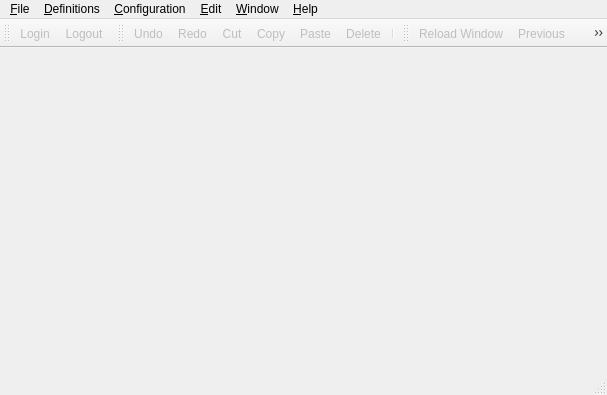
<?xml version="1.0" encoding="UTF-8"?>
<ui version="4.0">
 <class>MainWindow</class>
 <widget class="QMainWindow" name="MainWindow">
  <property name="enabled">
   <bool>true</bool>
  </property>
  <property name="geometry">
   <rect>
    <x>0</x>
    <y>0</y>
    <width>607</width>
    <height>395</height>
   </rect>
  </property>
  <property name="windowTitle">
   <string>Wolframe Qt Client</string>
  </property>
  <property name="documentMode">
   <bool>true</bool>
  </property>
  <property name="themeAuthor" stdset="0">
   <string>Andreas Baumann</string>
  </property>
  <property name="themeBaseStyle" stdset="0">
   <string>plastique</string>
  </property>
  <widget class="QMdiArea" name="centralWidget">
   <property name="viewMode">
    <enum>QMdiArea::SubWindowView</enum>
   </property>
  </widget>
  <widget class="QMenuBar" name="menuBar">
   <property name="geometry">
    <rect>
     <x>0</x>
     <y>0</y>
     <width>607</width>
     <height>25</height>
    </rect>
   </property>
   <widget class="QMenu" name="menuHelp">
    <property name="title">
     <string>&amp;Help</string>
    </property>
    <addaction name="actionContents"/>
    <addaction name="actionIndex"/>
    <addaction name="actionContextHelp"/>
    <addaction name="separator"/>
    <addaction name="actionTechnicalSupport"/>
    <addaction name="actionReportBug"/>
    <addaction name="separator"/>
    <addaction name="actionCheckForUpdates"/>
    <addaction name="separator"/>
    <addaction name="actionAbout"/>
    <addaction name="actionAboutQt"/>
   </widget>
   <widget class="QMenu" name="menuEdit">
    <property name="title">
     <string>&amp;Edit</string>
    </property>
    <addaction name="actionUndo"/>
    <addaction name="actionRedo"/>
    <addaction name="separator"/>
    <addaction name="actionCut"/>
    <addaction name="actionCopy"/>
    <addaction name="actionPaste"/>
    <addaction name="actionDelete"/>
    <addaction name="separator"/>
    <addaction name="actionSelectAll"/>
   </widget>
   <widget class="QMenu" name="menuWindow">
    <property name="title">
     <string>&amp;Window</string>
    </property>
    <addaction name="actionReload"/>
    <addaction name="separator"/>
    <addaction name="actionClose"/>
    <addaction name="actionCloseAll"/>
    <addaction name="separator"/>
    <addaction name="actionTile"/>
    <addaction name="actionCascade"/>
    <addaction name="separator"/>
    <addaction name="actionNextWindow"/>
    <addaction name="actionPreviousWindow"/>
   </widget>
   <widget class="QMenu" name="menuFile">
    <property name="title">
     <string>&amp;File</string>
    </property>
    <addaction name="actionLogin"/>
    <addaction name="actionLogout"/>
    <addaction name="actionManageServers"/>
    <addaction name="separator"/>
    <addaction name="actionPreferences"/>
    <addaction name="separator"/>
    <addaction name="actionPrint"/>
    <addaction name="separator"/>
    <addaction name="actionRestart"/>
    <addaction name="actionExit"/>
   </widget>
   <widget class="QMenu" name="menuForms">
    <property name="title">
     <string>&amp;Definitions</string>
    </property>
    <addaction name="action_tags"/>
    <addaction name="action_pictures"/>
    <addaction name="action_categories"/>
    <addaction name="action_features"/>
    <addaction name="action_components"/>
    <addaction name="action_manufacturers"/>
    <addaction name="action_recipes"/>
    <addaction name="separator"/>
    <addaction name="action_categories_features"/>
    <addaction name="action_components_features"/>
    <addaction name="separator"/>
    <addaction name="actionFeature_equivqlence"/>
   </widget>
   <widget class="QMenu" name="menu_Configuration">
    <property name="title">
     <string>&amp;Configuration</string>
    </property>
    <addaction name="action_test"/>
    <addaction name="action_configuration_subconfigs"/>
    <addaction name="action_configurations"/>
    <addaction name="action_configuration_components"/>
   </widget>
   <addaction name="menuFile"/>
   <addaction name="menuForms"/>
   <addaction name="menu_Configuration"/>
   <addaction name="menuEdit"/>
   <addaction name="menuWindow"/>
   <addaction name="menuHelp"/>
  </widget>
  <widget class="QStatusBar" name="statusbar"/>
  <widget class="QToolBar" name="toolBarConnection">
   <property name="windowTitle">
    <string>toolBar_2</string>
   </property>
   <attribute name="toolBarArea">
    <enum>TopToolBarArea</enum>
   </attribute>
   <attribute name="toolBarBreak">
    <bool>false</bool>
   </attribute>
   <addaction name="actionLogin"/>
   <addaction name="actionLogout"/>
  </widget>
  <widget class="QToolBar" name="toolBarEdit">
   <property name="enabled">
    <bool>true</bool>
   </property>
   <property name="windowTitle">
    <string>toolBar</string>
   </property>
   <attribute name="toolBarArea">
    <enum>TopToolBarArea</enum>
   </attribute>
   <attribute name="toolBarBreak">
    <bool>false</bool>
   </attribute>
   <addaction name="actionUndo"/>
   <addaction name="actionRedo"/>
   <addaction name="actionCut"/>
   <addaction name="actionCopy"/>
   <addaction name="actionPaste"/>
   <addaction name="actionDelete"/>
   <addaction name="separator"/>
  </widget>
  <widget class="QToolBar" name="toolBarWindow">
   <property name="windowTitle">
    <string>toolBar</string>
   </property>
   <attribute name="toolBarArea">
    <enum>TopToolBarArea</enum>
   </attribute>
   <attribute name="toolBarBreak">
    <bool>false</bool>
   </attribute>
   <addaction name="actionReload"/>
   <addaction name="actionPreviousWindow"/>
   <addaction name="actionNextWindow"/>
  </widget>
  <action name="actionOpen">
   <property name="icon">
    <iconset>
     <normaloff>../../../../../../../../../../home/abaumann/.designer/backup/open.png</normaloff>../../../../../../../../../../home/abaumann/.designer/backup/open.png</iconset>
   </property>
   <property name="text">
    <string>&amp;Open</string>
   </property>
   <property name="shortcut">
    <string>Ctrl+O</string>
   </property>
  </action>
  <action name="actionExit">
   <property name="icon">
    <iconset resource="qtclient.qrc">
     <normaloff>:/images/exit.png</normaloff>:/images/exit.png</iconset>
   </property>
   <property name="text">
    <string>&amp;Exit</string>
   </property>
   <property name="toolTip">
    <string>Exit the Wolframe client</string>
   </property>
   <property name="shortcut">
    <string>Ctrl+Q</string>
   </property>
   <property name="menuRole">
    <enum>QAction::QuitRole</enum>
   </property>
   <property name="defaultShortcut" stdset="0">
    <string notr="true">QKeySequence::Quit</string>
   </property>
  </action>
  <action name="actionAbout">
   <property name="text">
    <string>&amp;About Wolframe Client</string>
   </property>
   <property name="menuRole">
    <enum>QAction::AboutRole</enum>
   </property>
  </action>
  <action name="actionAboutQt">
   <property name="text">
    <string>About &amp;Qt</string>
   </property>
   <property name="menuRole">
    <enum>QAction::AboutQtRole</enum>
   </property>
  </action>
  <action name="actionDebugTerminal">
   <property name="checkable">
    <bool>true</bool>
   </property>
   <property name="text">
    <string>&amp;Debug Terminal</string>
   </property>
   <property name="iconText">
    <string>Debug Terminal</string>
   </property>
   <property name="shortcut">
    <string>Ctrl+D</string>
   </property>
  </action>
  <action name="actionPreferences">
   <property name="icon">
    <iconset resource="qtclient.qrc">
     <normaloff>:/images/configure.png</normaloff>:/images/configure.png</iconset>
   </property>
   <property name="text">
    <string>&amp;Preferences</string>
   </property>
   <property name="toolTip">
    <string>Configure application preferences</string>
   </property>
   <property name="menuRole">
    <enum>QAction::PreferencesRole</enum>
   </property>
   <property name="defaultShortcut" stdset="0">
    <string notr="true">QKeySequence::Preferences</string>
   </property>
  </action>
  <action name="actionManageStorage">
   <property name="text">
    <string>&amp;Manage Storage</string>
   </property>
  </action>
  <action name="actionRestart">
   <property name="text">
    <string>&amp;Restart</string>
   </property>
   <property name="toolTip">
    <string>Restart the Wolframe client</string>
   </property>
  </action>
  <action name="action_categories_features">
   <property name="text">
    <string>Category features</string>
   </property>
  </action>
  <action name="action_categories">
   <property name="text">
    <string>&amp;Categories</string>
   </property>
  </action>
  <action name="action_components_features">
   <property name="text">
    <string>Component features</string>
   </property>
  </action>
  <action name="action_components">
   <property name="text">
    <string>C&amp;omponents</string>
   </property>
  </action>
  <action name="action_configuration_components">
   <property name="text">
    <string>action_configuration_components</string>
   </property>
  </action>
  <action name="action_configurations">
   <property name="text">
    <string>action_configurations</string>
   </property>
  </action>
  <action name="action_configuration_subconfigs">
   <property name="text">
    <string>action_configuration_subconfigs</string>
   </property>
  </action>
  <action name="action_features">
   <property name="text">
    <string>&amp;Features</string>
   </property>
  </action>
  <action name="action_manufacturers">
   <property name="text">
    <string>&amp;Manufacturers</string>
   </property>
  </action>
  <action name="action_pictures">
   <property name="text">
    <string>&amp;Pictures</string>
   </property>
  </action>
  <action name="action_recipe_content">
   <property name="text">
    <string>action_recipe_content</string>
   </property>
  </action>
  <action name="action_recipes">
   <property name="text">
    <string>&amp;Recipes</string>
   </property>
  </action>
  <action name="action_tags">
   <property name="text">
    <string>Tags</string>
   </property>
  </action>
  <action name="actionOpenForm">
   <property name="enabled">
    <bool>false</bool>
   </property>
   <property name="text">
    <string>&amp;Open form..</string>
   </property>
   <property name="defaultShortcut" stdset="0">
    <string>QKeySequence::Open</string>
   </property>
  </action>
  <action name="actionOpenFormNewWindow">
   <property name="enabled">
    <bool>false</bool>
   </property>
   <property name="text">
    <string>Open form in &amp;new window..</string>
   </property>
   <property name="defaultShortcut" stdset="0">
    <string>QKeySequence::New</string>
   </property>
  </action>
  <action name="actionContents">
   <property name="enabled">
    <bool>false</bool>
   </property>
   <property name="text">
    <string>Contents</string>
   </property>
   <property name="visible">
    <bool>true</bool>
   </property>
   <property name="defaultShortcut" stdset="0">
    <string notr="true">QKeySequence::HelpContents</string>
   </property>
  </action>
  <action name="actionIndex">
   <property name="enabled">
    <bool>false</bool>
   </property>
   <property name="text">
    <string>Index</string>
   </property>
  </action>
  <action name="actionContextHelp">
   <property name="enabled">
    <bool>false</bool>
   </property>
   <property name="text">
    <string>Context Help</string>
   </property>
  </action>
  <action name="actionTechnicalSupport">
   <property name="enabled">
    <bool>false</bool>
   </property>
   <property name="text">
    <string>Technical Support</string>
   </property>
  </action>
  <action name="actionReportBug">
   <property name="enabled">
    <bool>false</bool>
   </property>
   <property name="text">
    <string>Report Bug...</string>
   </property>
  </action>
  <action name="actionCheckForUpdates">
   <property name="enabled">
    <bool>false</bool>
   </property>
   <property name="text">
    <string>Check for Updates...</string>
   </property>
  </action>
  <action name="actionReload">
   <property name="enabled">
    <bool>false</bool>
   </property>
   <property name="icon">
    <iconset resource="qtclient.qrc">
     <normaloff>:/images/refresh.png</normaloff>:/images/refresh.png</iconset>
   </property>
   <property name="text">
    <string>&amp;Reload Window</string>
   </property>
   <property name="toolTip">
    <string>Reload the active window</string>
   </property>
   <property name="visible">
    <bool>true</bool>
   </property>
   <property name="defaultShortcut" stdset="0">
    <string notr="true">QKeySequence::Refresh</string>
   </property>
  </action>
  <action name="actionClose">
   <property name="enabled">
    <bool>false</bool>
   </property>
   <property name="text">
    <string>&amp;Close</string>
   </property>
   <property name="toolTip">
    <string>Close the active window</string>
   </property>
   <property name="shortcutContext">
    <enum>Qt::WidgetShortcut</enum>
   </property>
   <property name="defaultShortcut" stdset="0">
    <string notr="true">QKeySequence::Close</string>
   </property>
  </action>
  <action name="actionCloseAll">
   <property name="enabled">
    <bool>false</bool>
   </property>
   <property name="text">
    <string>Close &amp;all</string>
   </property>
   <property name="toolTip">
    <string>Close all the windows</string>
   </property>
  </action>
  <action name="actionTile">
   <property name="enabled">
    <bool>false</bool>
   </property>
   <property name="text">
    <string>&amp;Tile</string>
   </property>
   <property name="toolTip">
    <string>Tile the windows</string>
   </property>
  </action>
  <action name="actionCascade">
   <property name="enabled">
    <bool>false</bool>
   </property>
   <property name="text">
    <string>&amp;Cascade</string>
   </property>
   <property name="toolTip">
    <string>Cascade the windows</string>
   </property>
  </action>
  <action name="actionNextWindow">
   <property name="enabled">
    <bool>false</bool>
   </property>
   <property name="icon">
    <iconset resource="qtclient.qrc">
     <normaloff>:/images/next.png</normaloff>:/images/next.png</iconset>
   </property>
   <property name="text">
    <string>Ne&amp;xt</string>
   </property>
   <property name="toolTip">
    <string>Move the focus to the next window</string>
   </property>
   <property name="defaultShortcut" stdset="0">
    <string notr="true">QKeySequence::NextChild</string>
   </property>
  </action>
  <action name="actionPreviousWindow">
   <property name="enabled">
    <bool>false</bool>
   </property>
   <property name="icon">
    <iconset resource="qtclient.qrc">
     <normaloff>:/images/previous.png</normaloff>:/images/previous.png</iconset>
   </property>
   <property name="text">
    <string>Pre&amp;vious</string>
   </property>
   <property name="toolTip">
    <string>Move the focus to the previous window</string>
   </property>
   <property name="defaultShortcut" stdset="0">
    <string notr="true">QKeySequence::PreviousChild</string>
   </property>
  </action>
  <action name="actionUndo">
   <property name="enabled">
    <bool>false</bool>
   </property>
   <property name="icon">
    <iconset resource="qtclient.qrc">
     <normaloff>:/images/undo.png</normaloff>:/images/undo.png</iconset>
   </property>
   <property name="text">
    <string>&amp;Undo</string>
   </property>
   <property name="toolTip">
    <string>Undo the last action</string>
   </property>
   <property name="defaultShortcut" stdset="0">
    <string notr="true">QKeySequence::Undo</string>
   </property>
  </action>
  <action name="actionRedo">
   <property name="enabled">
    <bool>false</bool>
   </property>
   <property name="icon">
    <iconset resource="qtclient.qrc">
     <normaloff>:/images/redo.png</normaloff>:/images/redo.png</iconset>
   </property>
   <property name="text">
    <string>&amp;Redo</string>
   </property>
   <property name="toolTip">
    <string>Redo the last undo</string>
   </property>
   <property name="defaultShortcut" stdset="0">
    <string notr="true">QKeySequence::Redo</string>
   </property>
  </action>
  <action name="actionCut">
   <property name="enabled">
    <bool>false</bool>
   </property>
   <property name="icon">
    <iconset resource="qtclient.qrc">
     <normaloff>:/images/cut.png</normaloff>:/images/cut.png</iconset>
   </property>
   <property name="text">
    <string>Cu&amp;t</string>
   </property>
   <property name="toolTip">
    <string>Cut the current selection's contents to the clipboard</string>
   </property>
   <property name="defaultShortcut" stdset="0">
    <string notr="true">QKeySequence::Cut</string>
   </property>
  </action>
  <action name="actionPaste">
   <property name="enabled">
    <bool>false</bool>
   </property>
   <property name="icon">
    <iconset resource="qtclient.qrc">
     <normaloff>:/images/paste.png</normaloff>:/images/paste.png</iconset>
   </property>
   <property name="text">
    <string>&amp;Paste</string>
   </property>
   <property name="toolTip">
    <string>Paste the clipboard's contents into the current selection</string>
   </property>
   <property name="defaultShortcut" stdset="0">
    <string notr="true">QKeySequence::Paste</string>
   </property>
  </action>
  <action name="actionDelete">
   <property name="enabled">
    <bool>false</bool>
   </property>
   <property name="icon">
    <iconset resource="qtclient.qrc">
     <normaloff>:/images/delete.png</normaloff>:/images/delete.png</iconset>
   </property>
   <property name="text">
    <string>Delete</string>
   </property>
   <property name="toolTip">
    <string>Delete the current selection's contents</string>
   </property>
   <property name="defaultShortcut" stdset="0">
    <string notr="true">QKeySequence::Delete</string>
   </property>
  </action>
  <action name="actionSelectAll">
   <property name="enabled">
    <bool>false</bool>
   </property>
   <property name="text">
    <string>Select &amp;All</string>
   </property>
   <property name="toolTip">
    <string>Select all items in the current window</string>
   </property>
   <property name="defaultShortcut" stdset="0">
    <string notr="true">QKeySequence::SelectAll</string>
   </property>
  </action>
  <action name="actionCopy">
   <property name="enabled">
    <bool>false</bool>
   </property>
   <property name="icon">
    <iconset resource="qtclient.qrc">
     <normaloff>:/images/copy.png</normaloff>:/images/copy.png</iconset>
   </property>
   <property name="text">
    <string>&amp;Copy</string>
   </property>
   <property name="toolTip">
    <string>Copy the current selection's contents to the clipboard</string>
   </property>
   <property name="defaultShortcut" stdset="0">
    <string notr="true">QKeySequence::Copy</string>
   </property>
  </action>
  <action name="actionLogin">
   <property name="enabled">
    <bool>false</bool>
   </property>
   <property name="icon">
    <iconset resource="qtclient.qrc">
     <normaloff>:/images/login.png</normaloff>:/images/login.png</iconset>
   </property>
   <property name="text">
    <string>&amp;Login</string>
   </property>
   <property name="toolTip">
    <string>Login to a Wolframe server</string>
   </property>
  </action>
  <action name="actionLogout">
   <property name="enabled">
    <bool>false</bool>
   </property>
   <property name="icon">
    <iconset resource="qtclient.qrc">
     <normaloff>:/images/logout.png</normaloff>:/images/logout.png</iconset>
   </property>
   <property name="text">
    <string>L&amp;ogout</string>
   </property>
   <property name="toolTip">
    <string>Logout from the Wolframe server</string>
   </property>
  </action>
  <action name="actionPrint">
   <property name="enabled">
    <bool>false</bool>
   </property>
   <property name="icon">
    <iconset resource="qtclient.qrc">
     <normaloff>:/images/print.png</normaloff>:/images/print.png</iconset>
   </property>
   <property name="text">
    <string>&amp;Print</string>
   </property>
   <property name="toolTip">
    <string>Print current document</string>
   </property>
   <property name="defaultShortcut" stdset="0">
    <string notr="true">QKeySequence::Print</string>
   </property>
  </action>
  <action name="actionManageServers">
   <property name="text">
    <string>&amp;Manage servers...</string>
   </property>
   <property name="toolTip">
    <string>Manage the list of Wolframe servers</string>
   </property>
  </action>
  <action name="actionTest">
   <property name="text">
    <string>&amp;English</string>
   </property>
   <property name="iconText">
    <string>English</string>
   </property>
  </action>
  <action name="action_Close_form">
   <property name="text">
    <string>&amp;Close form</string>
   </property>
   <property name="defaultShortcut" stdset="0">
    <string>QKeySequence::Close</string>
   </property>
  </action>
  <action name="action_test">
   <property name="text">
    <string>Hard-coded test form</string>
   </property>
  </action>
  <action name="actionFeature_equivqlence">
   <property name="text">
    <string>Feature equivqlences</string>
   </property>
  </action>
 </widget>
 <resources>
  <include location="qtclient.qrc"/>
 </resources>
 <connections/>
</ui>
